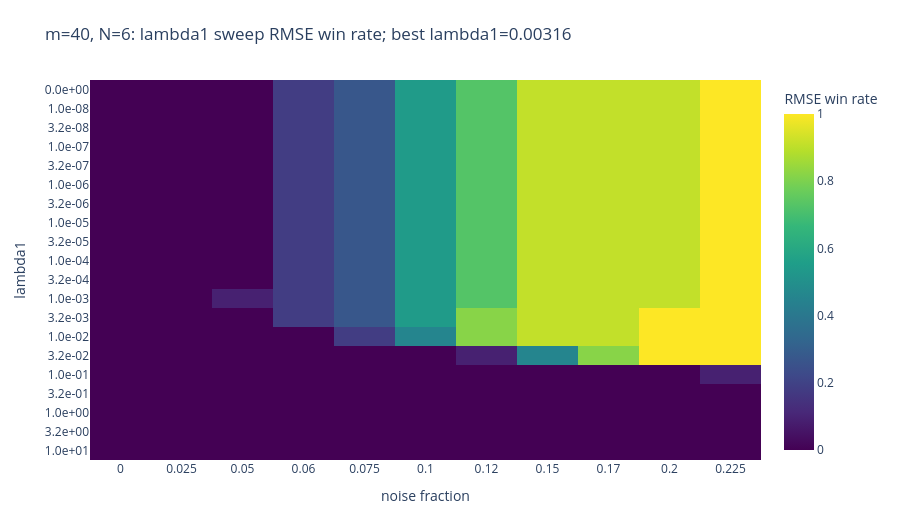

Notebook code for this chart:
### Code cell
lambda_by_noise = lambda_sweep_by_noise.copy()
ordered_labels = [f"{value:.1e}" for value in LAMBDA1_SWEEP_GRID]
win_rate_image = (
    lambda_by_noise.pivot(
        index="lambda1_label", columns="noise_fraction", values="win_rate"
    )
    .reindex(ordered_labels)
)

fig = go.Figure(
    data=go.Heatmap(
        z=win_rate_image.to_numpy(dtype=float),
        x=[f"{value:g}" for value in win_rate_image.columns],
        y=win_rate_image.index,
        colorscale="Viridis",
        zmin=0.0,
        zmax=1.0,
        colorbar_title="RMSE win rate",
    )
)
fig.update_layout(
    title=(
        f"m={LAMBDA1_SWEEP_M}, N={LAMBDA1_SWEEP_N}: "
        f"lambda1 sweep RMSE win rate; best lambda1={BEST_LAMBDA1_FOR_M40:.3g}"
    ),
    xaxis_title="noise fraction",
    yaxis_title="lambda1",
    yaxis_autorange="reversed",
    height=520,
    margin=dict(l=90, r=40, t=80, b=60),
)
fig.show()

### Figure 1 — Plotly figure (JSON) as saved in the notebook; plotly's stock layout.template omitted (floating-point values rounded to 4 significant figures; data arrays with more than 128 entries replaced by an {"elided": "..."} marker saying what was removed)
{"data": [{"colorbar": {"title": {"text": "RMSE win rate"}}, "colorscale": [[0, "#440154"], [0.1111, "#482878"], [0.2222, "#3e4989"], [0.3333, "#31688e"], [0.4444, "#26828e"], [0.5556, "#1f9e89"], [0.6667, "#35b779"], [0.7778, "#6ece58"], [0.8889, "#b5de2b"], [1, "#fde725"]], "type": "heatmap", "x": ["0", "0.025", "0.05", "0.06", "0.075", "0.1", "0.12", "0.15", "0.17", "0.2", "0.225"], "y": ["0.0e+00", "1.0e-08", "3.2e-08", "1.0e-07", "3.2e-07", "1.0e-06", "3.2e-06", "1.0e-05", "3.2e-05", "1.0e-04", "3.2e-04", "1.0e-03", "3.2e-03", "1.0e-02", "3.2e-02", "1.0e-01", "3.2e-01", "1.0e+00", "3.2e+00", "1.0e+01"], "z": {"elided": "20x11 float values"}, "zmax": 1, "zmin": 0}], "layout": {"height": 520, "margin": {"b": 60, "l": 90, "r": 40, "t": 80}, "title": {"text": "m=40, N=6: lambda1 sweep RMSE win rate; best lambda1=0.00316"}, "xaxis": {"title": {"text": "noise fraction"}}, "yaxis": {"autorange": "reversed", "title": {"text": "lambda1"}}}}
